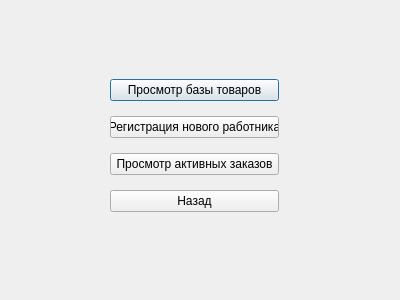
<?xml version="1.0" encoding="UTF-8"?>
<ui version="4.0">
 <class>workerMenu</class>
 <widget class="QDialog" name="workerMenu">
  <property name="geometry">
   <rect>
    <x>0</x>
    <y>0</y>
    <width>400</width>
    <height>300</height>
   </rect>
  </property>
  <property name="windowTitle">
   <string>Dialog</string>
  </property>
  <widget class="QLabel" name="welcomeMessageLabel">
   <property name="geometry">
    <rect>
     <x>110</x>
     <y>30</y>
     <width>171</width>
     <height>31</height>
    </rect>
   </property>
   <property name="text">
    <string/>
   </property>
  </widget>
  <widget class="QWidget" name="layoutWidget">
   <property name="geometry">
    <rect>
     <x>110</x>
     <y>70</y>
     <width>169</width>
     <height>151</height>
    </rect>
   </property>
   <layout class="QVBoxLayout" name="verticalLayout">
    <item>
     <widget class="QPushButton" name="pruductsRedactorButton">
      <property name="text">
       <string>Просмотр базы товаров</string>
      </property>
     </widget>
    </item>
    <item>
     <widget class="QPushButton" name="registerButton">
      <property name="text">
       <string>Регистрация нового работника</string>
      </property>
     </widget>
    </item>
    <item>
     <widget class="QPushButton" name="activeOrdersButton">
      <property name="text">
       <string>Просмотр активных заказов</string>
      </property>
     </widget>
    </item>
    <item>
     <widget class="QPushButton" name="exitButton">
      <property name="text">
       <string>Назад</string>
      </property>
     </widget>
    </item>
   </layout>
  </widget>
 </widget>
 <resources/>
 <connections>
  <connection>
   <sender>exitButton</sender>
   <signal>clicked()</signal>
   <receiver>workerMenu</receiver>
   <slot>reject()</slot>
   <hints>
    <hint type="sourcelabel">
     <x>238</x>
     <y>181</y>
    </hint>
    <hint type="destinationlabel">
     <x>234</x>
     <y>293</y>
    </hint>
   </hints>
  </connection>
 </connections>
</ui>
